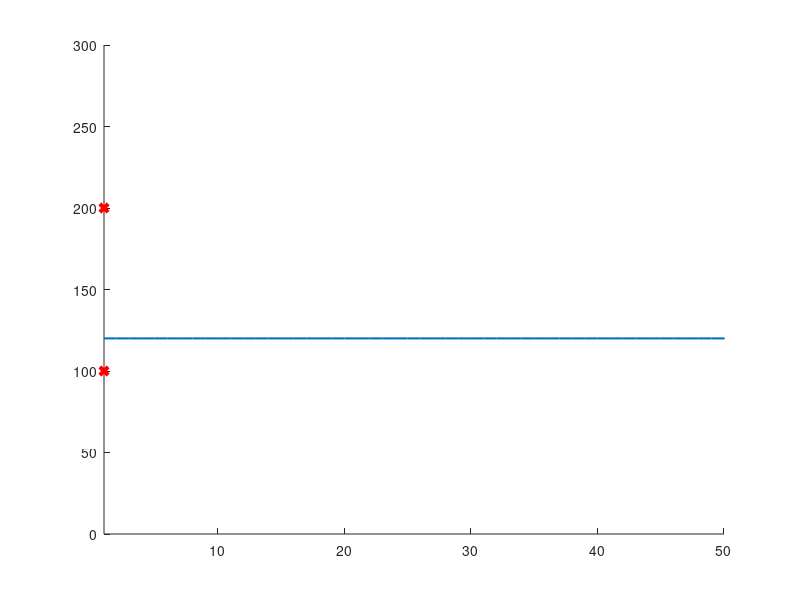

Source code (MATLAB):
clear variables; close all; clc;

range = [0 300];
T = 50; 
tau = .2; 
% set up
initB = 120;
sources = [100 200];

% initial condition
curB = initB;
weights = [0 0];

% update

history.b = nan(T,1);
for t = 1 : T
    % compute distance from 2 sources
    dist = sources - curB
    % update weights as a function of distances 
    weights(2) = 1 - dist(2) / sum(abs(dist));
    weights(1) = 1 - weights(2);    
    
    % update location 
    curB = curB + weights * dist'
    
    % save history
    history.b(t) = curB;
end

% add initial boundary 
history.b = [initB ;history.b];

% plot the development 
hold on 
plot(history.b, 'linewidth', 1.5)
plot(1, sources(1), 'rx', 'linewidth', 3)
plot(1, sources(2), 'rx', 'linewidth', 3)
hold off 
ylim(range)
xlim([1 T])
